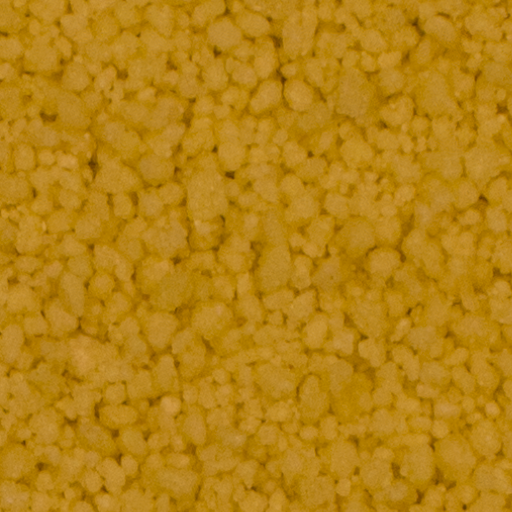
#> input picture projeto4/imagens/textura1.png, 512 x 512 px
$ jupyter execute trabalho4.ipynb
#> lines starting #> are read from the running program, lines starting #| are printed output that depends on the picture
[cell 1]
import cv2
import numpy as np
from matplotlib import pyplot as plt

[cell 2]
def recuperaPixel(imagem, centro, x, y):
    novoValor = 0
    try:
        if imagem[x][y] >= centro:
            novoValor = 1
    except:
        pass

    return novoValor

[cell 3]
def padraoBinarioLocal(imagem, x, y):
    centro = imagem[x][y]
    valores = []

    valores.append(recuperaPixel(imagem, centro, x-1, y+1))
    valores.append(recuperaPixel(imagem, centro, x, y+1))
    valores.append(recuperaPixel(imagem, centro, x+1, y+1))
    valores.append(recuperaPixel(imagem, centro, x+1, y))
    valores.append(recuperaPixel(imagem, centro, x+1, y-1))
    valores.append(recuperaPixel(imagem, centro, x, y-1))
    valores.append(recuperaPixel(imagem, centro, x-1, y-1))
    valores.append(recuperaPixel(imagem, centro, x-1, y))

    valoresPotencia = [1, 2, 4, 8, 16, 32, 64, 128]
    valor = 0

    for i in range(len(valores)):
        valor += valores[i] * valoresPotencia[i]

    return valor

[cell 4]
# [45 lines left out: function plotaGraficos, not called in this run]

[cell 5]
imagem_BGR1 = cv2.imread('imagens/textura1.png')
#> imagem_BGR1 is the input picture: shape (512, 512, 3); mean B, G, R 20.6, 129.8, 180.6
imagem_cinza1 = cv2.cvtColor(imagem_BGR1, cv2.COLOR_BGR2GRAY)
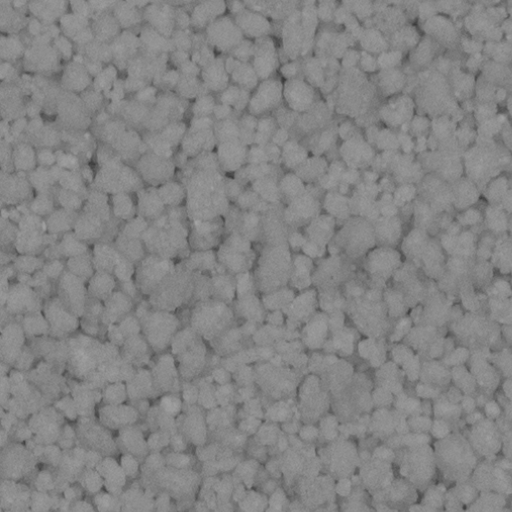
#> imagem_cinza1: shape (512, 512); min 58, max 164, mean 132.5

altura, largura, canal = imagem_BGR1.shape
#> altura = 512; largura = 512; canal = 3

imagem_PBL1 = np.zeros((altura, largura, 3), np.uint8)

for i in range(0, altura):
    for j in range(0, largura):
         imagem_PBL1[i, j] = padraoBinarioLocal(imagem_cinza1, i, j)

histograma1 = cv2.calcHist([imagem_PBL1], [0], None, [256], [0, 256])

saidas = []

saidas.append({
    "imagem": imagem_cinza1,
    "tituloEixoX": "",
    "tituloEixoY": "",
    "marcacaoX": [],
    "marcacaoY": [],
    "titulo": "Imagem Cinza",
})
saidas.append({
    "imagem": imagem_PBL1,
    "tituloEixoX": "",
    "tituloEixoY": "",
    "marcacaoX": [],
    "marcacaoY": [],
    "titulo": "Imagem PBL",
})
saidas.append({
    "imagem": histograma1,
    "tituloEixoX": "Bins",
    "tituloEixoY": "Número de pixels",
    "marcacaoX": None,
    "marcacaoY": None,
    "titulo": "Histograma(PBL)",
})

plotaGraficos(saidas, False)
